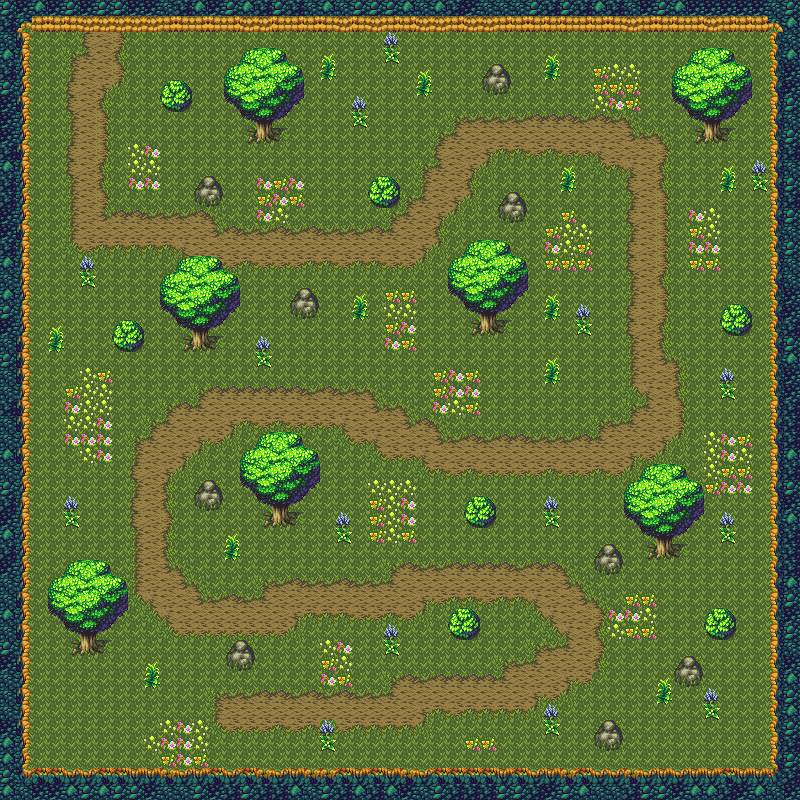

Rendered tile map (Tiled .tmx) drawn with the repository's tilesets; below, a short description and the map source with its tile grids summarised:
An orthogonal 50x50 tile map with 16x16 px tiles, 3 tile layers (Chao, Borda, Arvores), 2 tilesets.

<map version="1.4" tiledversion="1.4.3" orientation="orthogonal" renderorder="right-down" width="50" height="50" tilewidth="16" tileheight="16" infinite="0" nextlayerid="6" nextobjectid="1">
 <tileset firstgid="1" source="gentle forest, rabite palette.tsx" />
 <tileset firstgid="337" source="Objetos.tsx" />
 <layer id="1" name="Chao" width="50" height="50">
  <data>[2500 cells, 2500 non-empty, 28 distinct tile ids]</data>
 </layer>
 <layer id="3" name="Borda" width="50" height="50">
  <properties>
   <property name="unity:SortingLayer" value="Player" />
  </properties>
  <data>[2500 cells, 411 non-empty, 24 distinct tile ids]</data>
 </layer>
 <layer id="5" name="Arvores" width="50" height="50">
  <properties>
   <property name="unity:SortingLayer" value="Player" />
  </properties>
  <data>[2500 cells, 23 non-empty, 3 distinct tile ids]</data>
 </layer>
</map>
